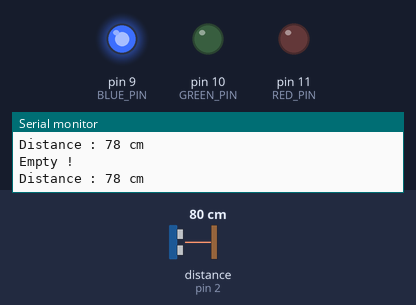
This sketch was run on a simulated Arduino Uno, built with avr-gcc and run on an emulated ATmega328P. Shown: output pins drawn as LEDs (lit = HIGH), the last lines printed to the serial monitor. Wiring (inferred from the names in the program): ultrasonic range finder: trigger pin 3; echo pin 2. The test bench sets the inputs (shaded band); at power-on: distance to the obstacle (sensor on pin 2) 80 cm. The echo pulse lasts 58.3 µs per cm; pins used as bus, display or sensor lines are not drawn.

Above: at 2.8 s.
2.9 s: distance to the obstacle (sensor on pin 2) set to 13 cm
5.6 s: distance to the obstacle (sensor on pin 2) set to 10 cm
At 6.5 s:
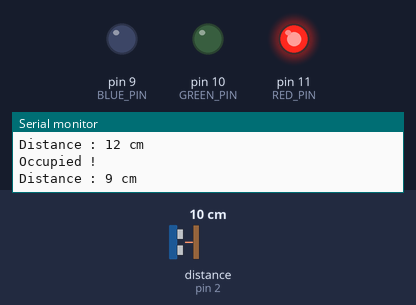
8.3 s: distance to the obstacle (sensor on pin 2) set to 18 cm
At 10.9 s:
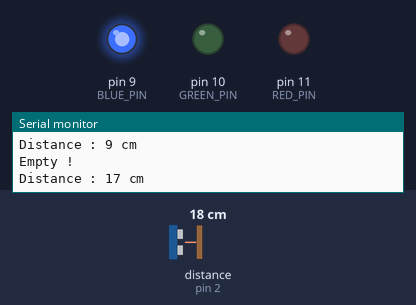
11.5 s: distance to the obstacle (sensor on pin 2) set to 2 cm
At 12.4 s:
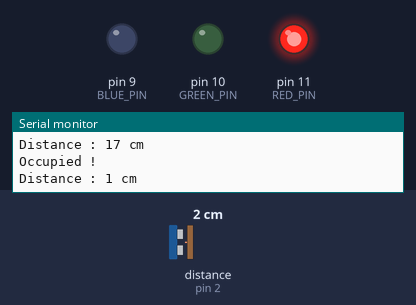
Timing chart, 0 to 14.5 s (numbered marks = the images above; inputs shaded):
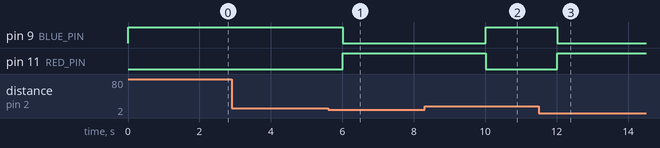

Measured:
- the behaviour switches between 12 and 11 cm on distance to the obstacle (sensor on pin 2) (found by bisection; images 0 and 1)
- after the input at 5.6 s, pin 9 (BLUE_PIN): HIGH → LOW after 0.41 s; pin 11 (RED_PIN): LOW → HIGH after 0.41 s
- after the input at 8.3 s, pin 9 (BLUE_PIN): LOW → HIGH after 1.7 s; pin 11 (RED_PIN): HIGH → LOW after 1.7 s
- after the input at 11.5 s, pin 9 (BLUE_PIN): HIGH → LOW after 0.52 s; pin 11 (RED_PIN): LOW → HIGH after 0.52 s

The sketch:

201901723_Assignment13.ino
```cpp
/*
 * Student ID : 201901723
 * Student Name : 최가은
 * Writing Date : 2022.11.08(화)
 * My feel about this assignment
 * 이전 실습에서 진행한 Tricolor LED를 이용하여 금일 실습과 결합하여 사용한 것이 재미있었습니다.
 * 초음파 센서를 처음 사용해보았는데, 거리를 측정하고 이를 시리얼 모니터로 직접 확인할 수 있는 것이 신선하게 다가왔습니다.
*/

#define ECHO 2
#define TRIG 3
#define RED_PIN 11
#define GREEN_PIN 10
#define BLUE_PIN 9

void colorChange(int red, int blue, int green){
  analogWrite(RED_PIN, red);
  analogWrite(GREEN_PIN, green);
  analogWrite(BLUE_PIN, blue);
}

void setup() {
  pinMode(TRIG, OUTPUT);
  pinMode(ECHO, INPUT);

  pinMode(RED_PIN,OUTPUT);
  pinMode(GREEN_PIN,OUTPUT);
  pinMode(BLUE_PIN,OUTPUT);

  Serial.begin(9600);
}

void loop() {
  digitalWrite(TRIG, HIGH);
  delayMicroseconds(10);
  digitalWrite(TRIG, LOW);

  long duration = pulseIn(ECHO, HIGH);

  if(duration == 0) return;

  long distance = duration * 0.034 / 2;

  if(distance <= 10){
    Serial.println("Occupied !");
    colorChange(255, 0, 0);
  } else {
    Serial.println("Empty !");
    colorChange(0, 255, 0);
  }

  Serial.print("Distance : ");
  Serial.print(distance);
  Serial.println(" cm");
  delay(2000);
}
```
